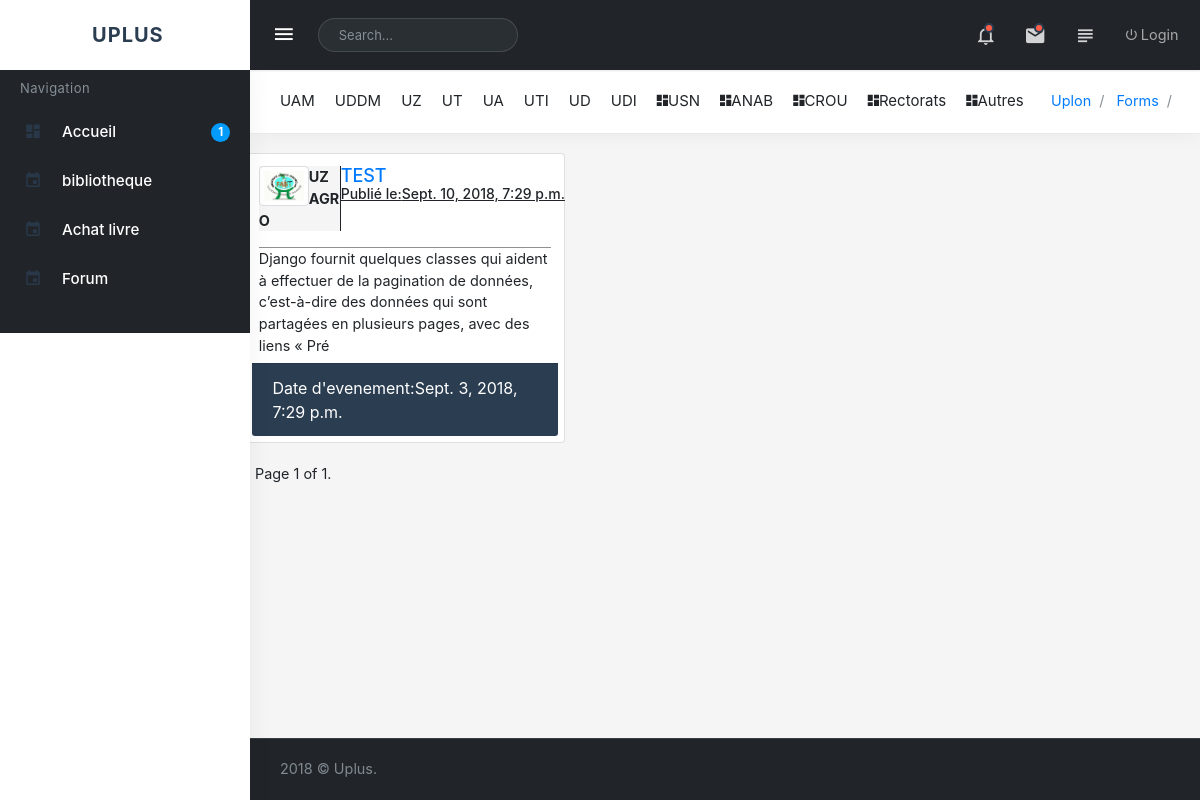
/index/uz, run on the app's committed database.
### upluss/models.py (models this page shows)
class Infos(models.Model):
    date_ajout = models.DateTimeField(auto_now_add=True)
    universite = models.CharField(max_length = 150)
    faculte = models.CharField(max_length = 150)
    slug = models.SlugField(blank=True)
    categorie = models.CharField(max_length = 150)
    titre = models.CharField(max_length = 150)
    image = models.ImageField(upload_to ="images/")
    description = models.TextField()
    date_parution = models.DateTimeField(auto_now_add=False)
    signature1 = models.CharField(max_length = 150)
    hunter = models.ForeignKey(User,on_delete = models.CASCADE)
    def descarac(self):
        return self.description[:168]
    def get_absolute_url(self):
        return reverse('detailinfo', args=[str(self.id)])

### upluss/views.py (the view)
# urls.py: path('index/uz', views.uz,name="uz"),
def uz(request):
    info = Infos.objects.filter( universite ="UZ")
    paginator = Paginator(info, 15) # Show 25 contacts per page
    page = request.GET.get('page')
    info = paginator.get_page(page)
    context = {'info':info}
    return render(request,'uplus/uz.html',context)

### upluss/templates/uplus/uz.html (shortened to what this page needs)
{% extends "./base.html" %}
{% block content %}
            <div class="row">
                <div class="col-xl-12">
                    <div class="page-title-box">
                        <ol class="breadcrumb float-right">
                            <li class="breadcrumb-item">
                                <a href="#">Uplon</a>
                            </li>
                            <li class="breadcrumb-item">
                                <a href="#">Forms</a>
                            </li>
                            <li class="breadcrumb-item active"></li>
                        </ol>
                        <div class="catliv">
                          <li class="breadcrumb float-left">
                              <a href="{% url 'uam' %}">UAM</a>
                          </li>
                          <li class="breadcrumb float-left">
                              <a href="{% url 'uddinfo' %}">UDDM</a>
                          </li>
                          <li class="breadcrumb float-left">
                              <a href="{% url 'uz' %}">UZ</a>
                          </li>
                          <li class="breadcrumb float-left">
                              <a href="{% url 'ut' %}">UT</a>
                          </li>
                          <li class="breadcrumb float-left">
                              <a href="{% url 'ua' %}">UA</a>
                          </li>
                          <li class="breadcrumb float-left">
                              <a href="{% url 'uti' %}">UTI</a>
                          </li>
                          <li class="breadcrumb float-left">
                              <a href="{% url 'ud' %}">UD</a>
                          </li>
                          <li class="breadcrumb float-left">
                              <a href="{% url 'udi' %}">UDI</a>
                          </li>
                            <li class="breadcrumb float-left">
                                <a href="#"><i class="zmdi zmdi-view-dashboard"></i>USN</a>
                            </li>
                            <li class="breadcrumb float-left">
                                <a href="#"><i class="zmdi zmdi-view-dashboard"></i>ANAB</a>
                            </li>
                            <li class="breadcrumb float-left">
                                <a href="#"><i class="zmdi zmdi-view-dashboard"></i>CROU</a>
                            </li>
                            <li class="breadcrumb float-left">
                                <a href="#"><i class="zmdi zmdi-view-dashboard"></i>Rectorats</a>
                            </li>
                            <li class="breadcrumb float-left">
                                <a href="#"><i class="zmdi zmdi-view-dashboard"></i>Autres</a>
                            </li>
                        </div>
                        <div class="clearfix"></div>
                    </div>
                </div>
            </div>
            </div>
            <div class="row">
                 {% for inf in info %}
                 <div class="col-sm-4 col-xs-12" style="padding-right: 0px; padding-left: 0px;" >
                         <div class="card m-b-20 card-body">
                             <div class="card-body">
                                 <div class="entetecard">
                                 <div class="titreinfos"><p class="univers"><img src="{{ inf.image.url }}" alt="" class="logoentetecard img-thumbnail" width="50s"><strong>{{ inf.universite  }}<br>{{ inf.faculte }}</strong></p>
                                 <h6 class="card-title"><a href="{{ inf.get_absolute_url }}">{{ inf.titre | upper }}</a>
                                   <p class="datepub">Publié le:{{ inf.date_ajout }}</p>
                                 </h6></div>
                                 </div>
                                 <p class="card-text">{{ inf.descarac }}</p>
                             </div>
                             <div class="card-footer bg-dark" style="color:#fff;">
                                 <div class="" style="font-size:16px;">
                                   Date d'evenement:{{ inf.date_parution }}
                                 </div>
                             </div>
                         </div>
                 </div>
                {% endfor %}
            </div>
                <div class="pagination">
                    <span class="step-links">
                        <span class="current">
                            Page {{ info.number }} of {{ info.paginator.num_pages }}.
                        </span>
                    </span>
                </div>
                {% endblock %}

### upluss/templates/uplus/base.html (style rules this page uses)
.entetecard { display: inline; }
.logoentetecard { float: left; }
.titreinfos { display: inline-flex; display: -webkit-box; }
.univers { display: block; width: 28%; color:#212529; border-right: 1px solid #212529; background-color: whitesmoke; }
.card-text { border-top: 1px solid; border-top-color: rgba(33, 37, 41, 0.5); }

### upluss/templates/uplus/uz.html (style rules this page uses)
.datepub { font-size: 14px; text-decoration: underline; }
.card-title { font-size: 18px; width: 80%; display: block; }
.catliv li a { margin-left: 10px; margin-right: 10px; font-size: 15px; color: #212529; }

### data on the page
Infos: image (picture), universite "UZ", faculte "AGRO", titre "TEST", date_ajout "Sept. 10, 2018, 7:29 p.m.", descarac "Django fournit quelques classes qui aident à effectuer de la pagination de données, c’est-à-dire des données qui sont partagées en plusieurs pages, avec des liens « Pré", date_parution "Sept. 3, 2018, 7:29 p.m."

### other printed values
{{ info.number }} "1"
{{ info.paginator.num_pages }} "1"
